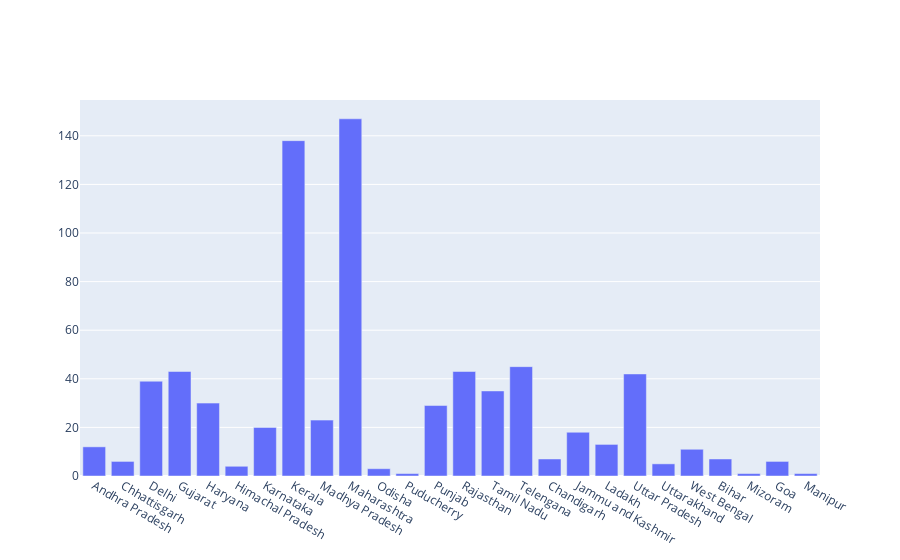

The code cell stored with this chart in its notebook:
### Markdown cell above
<h1 align="center"> Matplotlib (Object Oriented Method)</h1>

### Code cell
fig=plt.figure(dpi=100)
axes=fig.add_axes([0,0,1,1]) #canvas created
axes.bar(df['Name of State/UT'],df['Total Cases']) ## create bar 
axes.set_title("Total Cases in India")
axes.set_xlabel("Name of State/UT")
axes.set_ylabel("Total Cases")

## plotly
fig=go.Figure()
fig.add_trace(go.Bar(x=df['Name of State/UT'],y=df['Total Cases']))

### Figure 1 — Plotly figure (JSON) as saved in the notebook; plotly's stock layout.template omitted (floating-point values rounded to 4 significant figures)
{"data": [{"type": "bar", "x": ["Andhra Pradesh", "Chhattisgarh", "Delhi", "Gujarat", "Haryana", "Himachal Pradesh", "Karnataka", "Kerala", "Madhya Pradesh", "Maharashtra", "Odisha", "Puducherry", "Punjab", "Rajasthan", "Tamil Nadu", "Telengana", "Chandigarh", "Jammu and Kashmir", "Ladakh", "Uttar Pradesh", "Uttarakhand", "West Bengal", "Bihar", "Mizoram", "Goa", "Manipur"], "y": [12, 6, 39, 43, 30, 4, 20, 138, 23, 147, 3, 1, 29, 43, 35, 45, 7, 18, 13, 42, 5, 11, 7, 1, 6, 1]}], "layout": {}}
